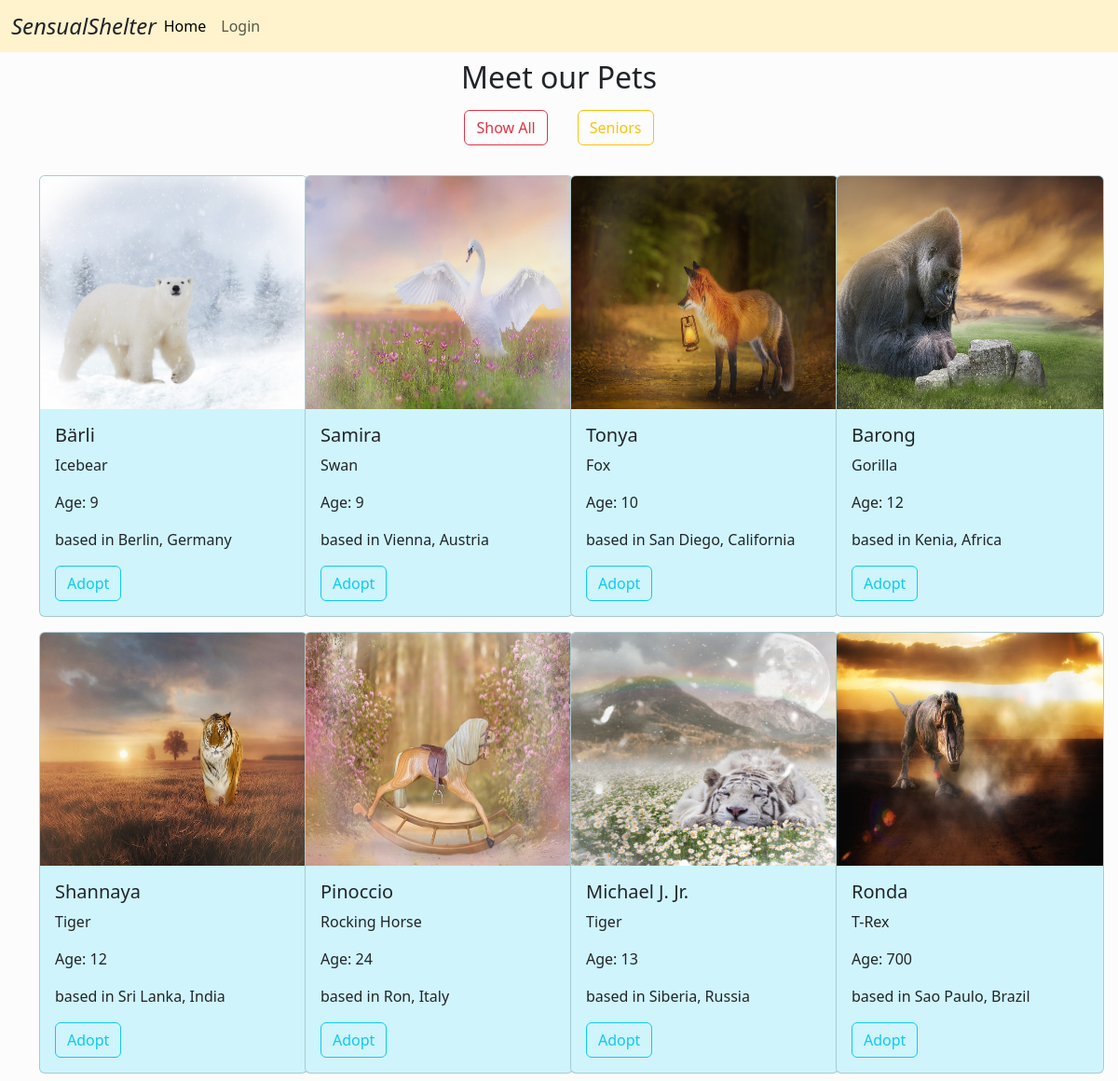
The app's page /seniors.php, older data.
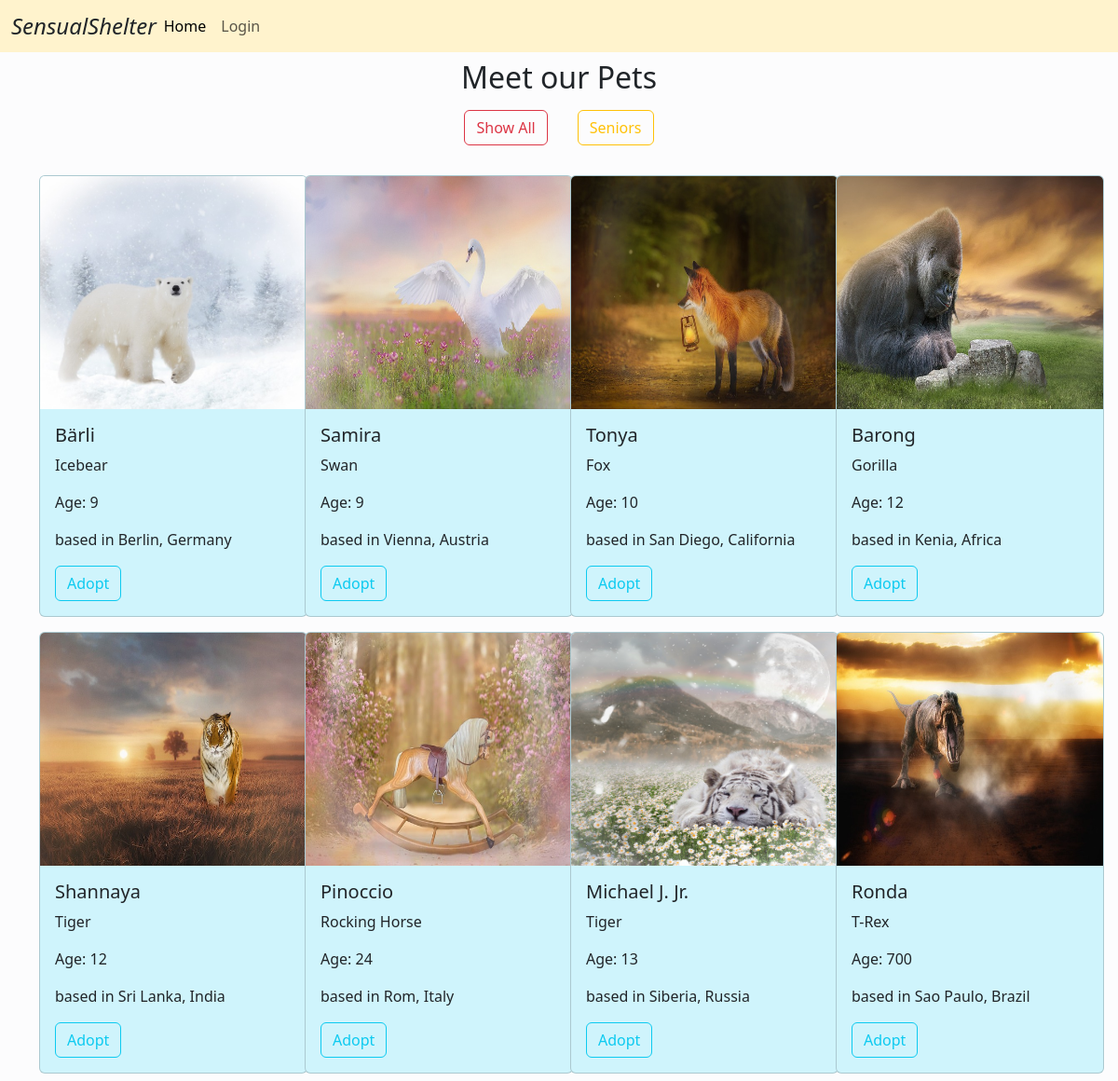
The same page, newer data.
### tables this page shows
CREATE TABLE `animals` (
  `id` int(11) NOT NULL,
  `name` varchar(255) NOT NULL,
  `location` varchar(255) NOT NULL,
  `description` varchar(255) NOT NULL,
  `size` varchar(255) NOT NULL,
  `vaccinated` varchar(255) NOT NULL,
  `age` int(11) NOT NULL,
  `breed` varchar(255) NOT NULL,
  `gender` varchar(255) NOT NULL,
  `status` varchar(255) NOT NULL DEFAULT 'available',
  `picture` varchar(255) DEFAULT NULL
);

### seniors.php (the view, shortened to what this page needs)
<?php
require_once "db_connection.php";
$sqlAnimals="SELECT * FROM animals WHERE `age` > 8 ";
$resultAnimals=mysqli_query($connect, $sqlAnimals);
$layout="";
if(mysqli_num_rows($resultAnimals)>0){
while($rowAnimals=mysqli_fetch_assoc($resultAnimals)){
    $layout.= "<div>
    <div class='card bg-info-subtle mt-2 mb-2' style='width: 18rem;'>
    <img src='img/{$rowAnimals["picture"]}' class='card-img-top' alt='...' height='250px'>
    <div class='card-body'>
      <h5 class='card-title'>{$rowAnimals["name"]}</h5>
      <p>{$rowAnimals["breed"]}</p>
      <p>Age: {$rowAnimals["age"]}</p>
      <p>based in {$rowAnimals["location"]}</p>
      <a href='login.php' class='btn btn-outline-info'>Adopt</a>
    </div>
    </div>
    </div>";
}
}else{
    $layout.= "No results found";
}
?>
<!DOCTYPE html>
<html lang ="en">
<head>
    <link href ="https://cdn.jsdelivr.net/npm/bootstrap@5.3.0/dist/css/bootstrap.min.css"  rel= "stylesheet">
</head>
<body>
   <nav class="navbar navbar-expand-lg bg-warning-subtle" >
        <div class="container-fluid">
         <a class="nav-link fs-4 fst-italic" href="#">SensualShelter</a>
            <ul class="navbar-nav me-auto mb-2 mb-lg-0" >
                <li class="nav-item">
                    <a class="nav-link active" aria-current="page" href="#">Home</a>
                </li>
                <li class="nav-item">
                    <a class="nav-link" href="login.php">Login</a>
                </li>
            </ul>
        </div>
    </nav>
    <div class="content bg-light-subtle">
    <div class="head">
    <h2 class="text-center pt-2">Meet our Pets</h2>
<div class="buttons d-flex justify-content-center">
<a class="btn btn-outline-danger me-3 ms-3 mt-2 mb-2" href="welcome.php">Show All</a>
<a class="btn btn-outline-warning me-3 ms-3 mt-2 mb-2" href="#">Seniors</a>
</div>
    </div>
    <div class="container ">
        <div class="row row-cols-lg-4 row-cols-md-3 row-cols-sm-2 row-cols-sx-1 mt-3">
            <?=$layout?>
        </div>
    </div>
    </div>
</body>
</html>

Row changes from the older to the newer data that the page shows:
changed animals "Pinoccio": location "Ron, Italy" → "Rom, Italy"
